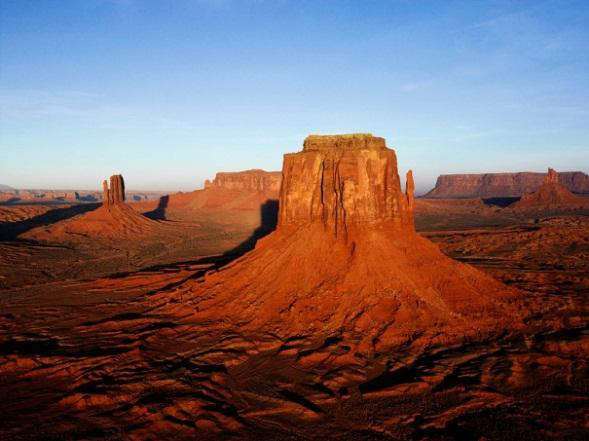
#> input picture Tugas2-JawabanUTS2,3,4/Gambar1.png, 589 x 441 px, found by its file name
$ python 5_HengClustering.py
#> lines starting #> are read from the running program, lines starting #| are printed output that depends on the picture
import cv2
import numpy as np
import matplotlib.pyplot as plt
from sklearn.cluster import KMeans

def kmeans_segmentation(image_path, k):
    # Load the image
#> called with image_path = 'gambar1.png', k = 3
    image = cv2.imread(image_path)
#> image is the input picture: shape (441, 589, 3); mean B, G, R 101.8, 99.5, 119.7

    # Reshape the image to a 2D array of pixels
    pixels = image.reshape((-1, 3))

    # Convert the pixel values to float
    pixels = np.float32(pixels)

    # Define criteria and apply kmeans()
    criteria = (cv2.TERM_CRITERIA_EPS + cv2.TERM_CRITERIA_MAX_ITER, 100, 0.2)
    _, labels, centers = cv2.kmeans(pixels, k, None, criteria, 10, cv2.KMEANS_RANDOM_CENTERS)
#> centers = [[29.34, 68.63, 159], [230.4, 192.9, 155.5], [10.28, 18.27, 53.35]]

    # Convert back to 8-bit values
    centers = np.uint8(centers)
#> centers = [[29, 68, 158], [230, 192, 155], [10, 18, 53]]

    # Map the labels to the centers
    segmented_image = centers[labels.flatten()]

    # Reshape back to the original image shape
    segmented_image = segmented_image.reshape(image.shape)
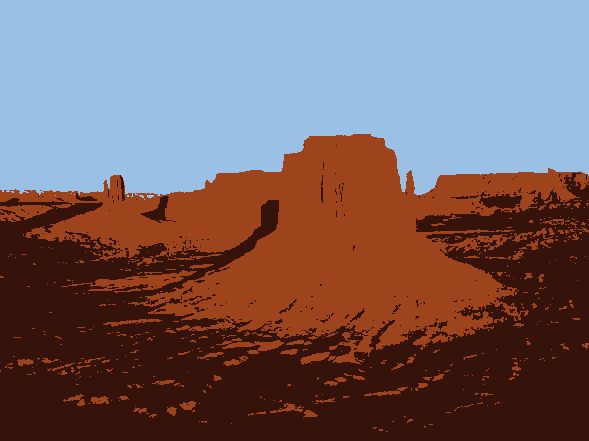
#> segmented_image: shape (441, 589, 3); mean B, G, R 101.4, 99, 119.1

    # Display the original and segmented images using matplotlib
    plt.figure(figsize=(8, 4))

    plt.subplot(1, 2, 1)
    plt.title('Original Image')
    plt.imshow(cv2.cvtColor(image, cv2.COLOR_BGR2RGB))
    plt.axis('off')

    plt.subplot(1, 2, 2)
    plt.title('Segmented Image (K=' + str(k) + ')')
    plt.imshow(cv2.cvtColor(segmented_image, cv2.COLOR_BGR2RGB))
    plt.axis('off')

    plt.show()
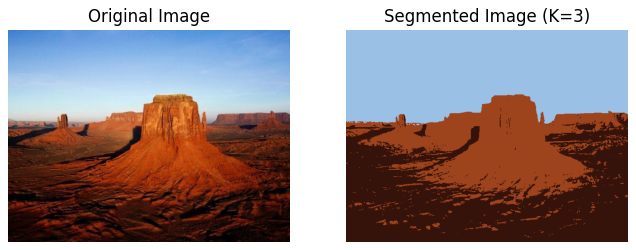
#> figure drawn by matplotlib, 2 panels

# Example usage
image_path = 'gambar1.png'
k = 3  # Number of clusters (adjust as needed)
kmeans_segmentation(image_path, k)
